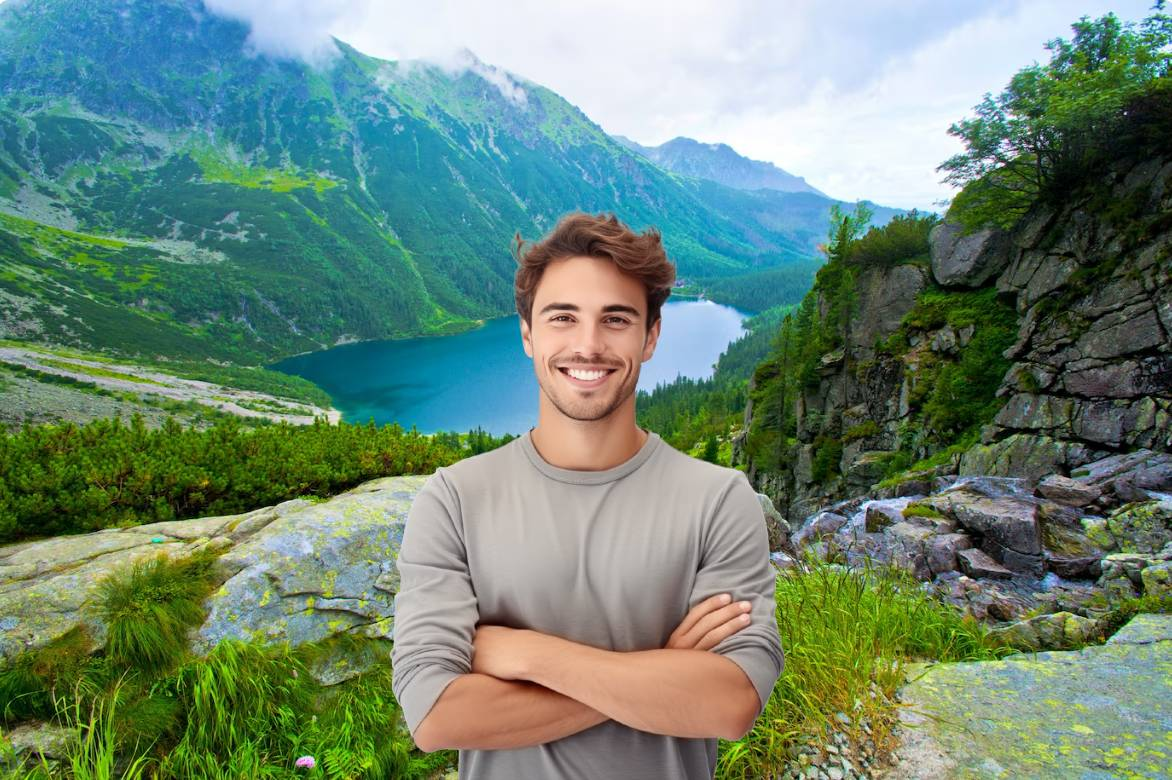
#> input picture Portrait_1.jpg, 1172 x 780 px
$ python sobel.py
#> lines starting #> are read from the running program, lines starting #| are printed output that depends on the picture
from PIL import Image
import time
import sys
import math # For sqrt

# Sobel kernels (constants)
SOBEL_X_KERNEL = [
    [-1, 0, 1],
    [-2, 0, 2],
    [-1, 0, 1]
]

SOBEL_Y_KERNEL = [
    [-1, -2, -1],
    [ 0,  0,  0],
    [ 1,  2,  1]
]

# ... (your existing simple_spinner function) ...
def simple_spinner(duration=2, message="Processing"):
    spinner_chars = ['|', '/', '-', '\\']
    end_time = time.time() + duration
    idx = 0
    while time.time() < end_time:
        sys.stdout.write(f"\r{message} {spinner_chars[idx % len(spinner_chars)]} ")
        sys.stdout.flush()
        idx += 1
        time.sleep(0.1)
    sys.stdout.write(f"\r{message} Done!      \n")
    sys.stdout.flush()


def apply_sobel_pil(image_path, threshold_value=None):
    """
    Applies Sobel edge detection using only Pillow and standard Python.
    Args:
        image_path (str): Path to the input image.
        threshold_value (int, optional): If set (0-255), applies binary thresholding
                                         to the magnitude image.
    Returns:
        tuple: (gradient_x_img, gradient_y_img, magnitude_img, thresholded_img or None)
               Returns (None, None, None, None) if an error occurs.
    """
    try:
        original_img = Image.open(image_path)
        img_gray = original_img.convert('L')  # Convert to grayscale
        pixels_gray = img_gray.load()
        width, height = img_gray.size

        # Output dimensions will be smaller due to kernel size and no padding
        out_width, out_height = width - 2, height - 2
        if out_width <= 0 or out_height <= 0:
            print("Image is too small for Sobel operation (kernel size 3x3).")
            return None, None, None, None

        gx_values = [[0 for _ in range(out_width)] for _ in range(out_height)]
        gy_values = [[0 for _ in range(out_width)] for _ in range(out_height)]
        magnitude_values = [[0 for _ in range(out_width)] for _ in range(out_height)]

        print(f"Applying Sobel to {out_width}x{out_height} region...")
        # Convolve with Sobel kernels
        for y_out in range(out_height): # y for output image
            y_in = y_out + 1 # y for input image (center of kernel)
            if y_out % (out_height // 10 or 1) == 0: # Progress update
                 sys.stdout.write(f"\rSobel progress: {int((y_out/out_height)*100)}% ")
                 sys.stdout.flush()

            for x_out in range(out_width): # x for output image
                x_in = x_out + 1 # x for input image (center of kernel)

                gx_sum = 0
                gy_sum = 0
                for ky_idx, ky_row in enumerate(SOBEL_X_KERNEL): # Kernel y
                    for kx_idx, kx_val_gx in enumerate(ky_row):   # Kernel x
                        pixel_val = pixels_gray[x_in + (kx_idx - 1), y_in + (ky_idx - 1)]
                        gx_sum += pixel_val * kx_val_gx
                        gy_sum += pixel_val * SOBEL_Y_KERNEL[ky_idx][kx_idx]

                gx_values[y_out][x_out] = gx_sum
                gy_values[y_out][x_out] = gy_sum
                magnitude_values[y_out][x_out] = math.sqrt(gx_sum**2 + gy_sum**2)
        sys.stdout.write(f"\rSobel progress: 100%      \n")
        sys.stdout.flush()


        # --- Helper to normalize and create an image for display ---
        def _normalize_to_image(data_matrix, w, h, is_gradient_component=False):
            flat_data = [val for row in data_matrix for val in row]
            if not flat_data: return Image.new('L', (w, h), 0)

            img_out = Image.new('L', (w, h))
            pixels_out = img_out.load()

            min_val = min(flat_data)
            max_val = max(flat_data)

            if max_val == min_val:
                # If all values are the same (e.g., flat region)
                # For magnitude, use the value itself (clamped)
                # For Gx/Gy, 0 gradient should be mid-gray (128)
                fill_val = 128 if is_gradient_component and min_val == 0 else int(max(0, min(255, min_val)))
                for r in range(h):
                    for c in range(w):
                        pixels_out[c, r] = fill_val
                return img_out

            for r_idx in range(h):
                for c_idx in range(w):
                    val = data_matrix[r_idx][c_idx]
                    if is_gradient_component: # Scale Gx/Gy from [-max_abs, max_abs] to [0, 255] with 0 at 128
                        # Find true max absolute value across all Gx or Gy for symmetric scaling
                        true_max_abs = max(abs(min_val), abs(max_val))
                        if true_max_abs == 0: # all zero
                            norm_val = 128
                        else:
                            norm_val = int(((val / true_max_abs) * 127.5) + 127.5)
                    else: # For magnitude (always non-negative)
                        norm_val = int(((val - min_val) / (max_val - min_val)) * 255.0)

                    pixels_out[c_idx, r_idx] = max(0, min(255, norm_val)) # Clamp
            return img_out

        gx_image = _normalize_to_image(gx_values, out_width, out_height, is_gradient_component=True)
        gy_image = _normalize_to_image(gy_values, out_width, out_height, is_gradient_component=True)
        magnitude_image = _normalize_to_image(magnitude_values, out_width, out_height)

        thresholded_image = None
        if threshold_value is not None and 0 <= threshold_value <= 255:
            thresholded_image = Image.new('L', (out_width, out_height))
            pixels_thresh_out = thresholded_image.load()
            # Use the already normalized magnitude_image for thresholding
            pixels_mag_in = magnitude_image.load()
            for r in range(out_height):
                for c in range(out_width):
                    pixels_thresh_out[c, r] = 255 if pixels_mag_in[c, r] >= threshold_value else 0

        return gx_image, gy_image, magnitude_image, thresholded_image

    except FileNotFoundError:
        print(f"Error: Image file not found at {image_path}")
        return None, None, None, None
    except Exception as e:
        print(f"An error occurred during Sobel processing: {e}")
        import traceback
        traceback.print_exc() # More detailed error for debugging
        return None, None, None, None


# Your existing function (kept for its original purpose)
def extract_and_print_pixels_with_animation(image_path):
    try:
        img = Image.open(image_path)
        width, height = img.size
        print(f"Image for pixel printing: {image_path}, Size: {width}x{height}")
        simple_spinner(duration=0.5, message="Preparing pixel print")
        print("Starting individual pixel data (first few):")

        pixel_accessor = img.load()
        count = 0
        for y in range(height):
            for x in range(width):
                if count >= 10 : # Print only first 10 for this demo
                    if count == 10: print("... (pixel printing truncated for demo) ...")
                    count+=1
                    continue # skip after 10

                p = pixel_accessor[x, y]
                r_val, g_val, b_val = 0, 0, 0
                hex_color_str = ""

                if isinstance(p, tuple): # RGB or RGBA
                    r_val, g_val, b_val = p[0], p[1], p[2]
                    hex_color_str = "".join(f"{channel:02X}" for channel in p)
                elif isinstance(p, int): # Grayscale
                    r_val = g_val = b_val = p
                    hex_color_str = f"{p:02X}{p:02X}{p:02X}"

                ansi_bg_color = f"\033[48;2;{r_val};{g_val};{b_val}m"
                ansi_reset = "\033[0m"
                print(f"Pixel ({x},{y}): {hex_color_str} {ansi_bg_color}  {ansi_reset} (Original: {p})")
                count+=1


    except FileNotFoundError:
        print(f"Error: Image file not found at {image_path}")
    except Exception as e:
        print(f"An error occurred: {e}")


if __name__ == "__main__":
    # Create a dummy image for testing
    # Make it a bit larger for Sobel to be more meaningful
    dummy_width, dummy_height = 60, 40
    try:
        test_img = Image.new('RGB', (dummy_width, dummy_height), color = 'gray')
#> test_img: PIL image 60x40 RGB; every value is 128
        # Add some shapes for edges
        draw = ImageDraw.Draw(test_img)
        draw.rectangle([(10,5), (dummy_width-10, dummy_height-15)], fill='white', outline='black')
        draw.ellipse([(15,10), (dummy_width-15, dummy_height-20)], fill='blue', outline='yellow')
        test_img.save("temp_sobel_test_image.png")
        image_file = "temp_sobel_test_image.png"
        print(f"Created dummy image: {image_file}")
    except NameError: # ImageDraw might not be imported if user only has basic PIL
        try:
            test_img = Image.new('RGB', (dummy_width, dummy_height), color = (128,128,128)) # gray
            for i in range(10, dummy_width-10): test_img.putpixel((i, dummy_height//2), (255,0,0)) # red line
            test_img.save("temp_sobel_test_image.png")
            image_file = "temp_sobel_test_image.png"
            print(f"Created basic dummy image (ImageDraw not found): {image_file}")
        except Exception as e_create:
            print(f"Could not create dummy image: {e_create}")
            image_file = input("Enter path to your image: ")
    except Exception as e:
        print(f"Could not create dummy image with ImageDraw: {e}")
        image_file = input("Enter path to your image: ")


    image_file = "Portrait_1.jpg"
    # --- 1. Demonstrate your original pixel printing function ---
    print("\n--- Demonstrating Individual Pixel Printing ---")
    extract_and_print_pixels_with_animation(image_file)
#> in extract_and_print_pixels_with_animation, img is the input picture: PIL image 1172x780 RGB; mean R, G, B 107.5, 133.9, 116.1
#| Image for pixel printing: Portrait_1.jpg, Size: 1172x780
#> after the loop in extract_and_print_pixels_with_animation, `for y in range(height):`: count = 914160


    # --- 2. Demonstrate Sobel Edge Detection (using only Pillow) ---
    print("\n\n--- Demonstrating Sobel Edge Detection (Pillow only) ---")
    simple_spinner(duration=0.5, message="Preparing Sobel")

    # Apply Sobel (this might take a while for larger images)
    gx_img, gy_img, mag_img, thresh_img = apply_sobel_pil(image_file, threshold_value=50) # Threshold at 50
#> in apply_sobel_pil, `img_gray = original_img.convert('L')`:
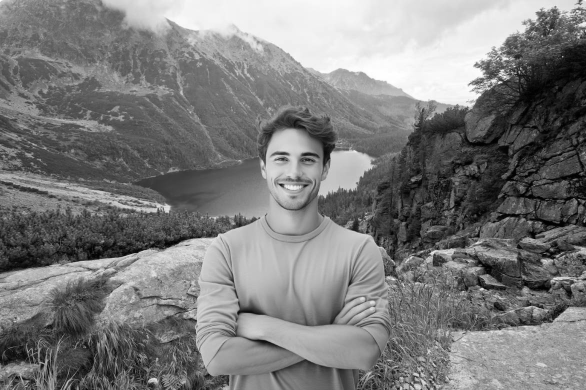
#> img_gray: PIL image 1172x780 L (shown at 1/2 size); min 0, max 255, mean 124
#> after the loop in apply_sobel_pil, `for y_out in range(out_height):`: gx_values = 778 items
#> in _normalize_to_image, `flat_data = [val for row in data_matrix for val in row]`: flat_data = 910260 items
#> in _normalize_to_image, `min_val = min(flat_data)`: min_val = -644
#> in _normalize_to_image, `max_val = max(flat_data)`: max_val = 690
#> in apply_sobel_pil, `gx_image = _normalize_to_image(gx_values, out_width, out_height, is_gr..`:
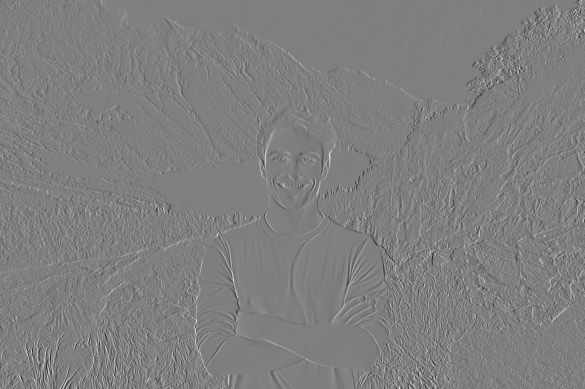
#> gx_image: PIL image 1170x778 L (shown at 1/2 size); min 8, max 255, mean 127
#> in apply_sobel_pil, `gy_image = _normalize_to_image(gy_values, out_width, out_height, is_gr..`:
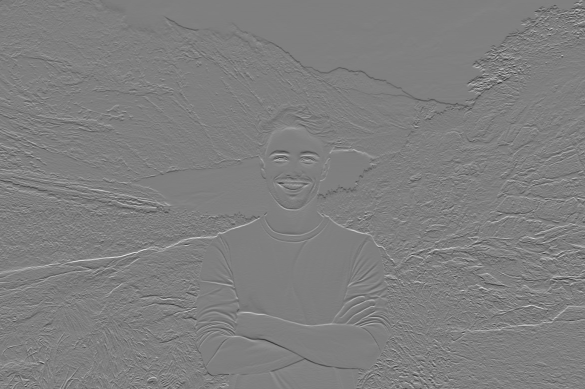
#> gy_image: PIL image 1170x778 L (shown at 1/2 size); min 24, max 255, mean 126.8
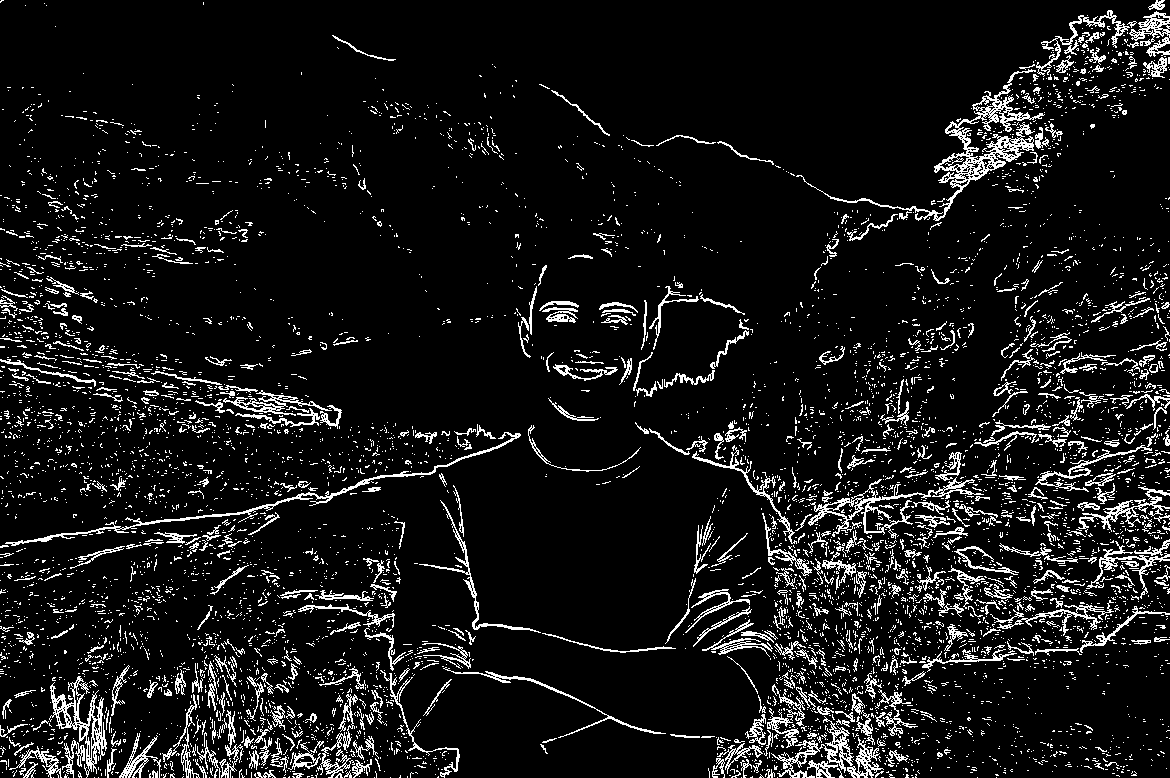
#> thresh_img: PIL image 1170x778 L; 8.7% white in thin lines or dots

    if mag_img:
        print("Sobel processing complete. Displaying results...")
        print("Note: Images will open in your default image viewer.")

        original_for_show = Image.open(image_file)
        original_for_show.show(title="Original Image")

        # Display grayscale version
        img_gray_show = original_for_show.convert('L')
        img_gray_show.show(title="Grayscale Image")

        if gx_img: gx_img.show(title="Sobel Gx (Pillow)")
        if gy_img: gy_img.show(title="Sobel Gy (Pillow)")
        mag_img.show(title="Sobel Magnitude (Pillow) - Edges")
        if thresh_img: thresh_img.show(title="Thresholded Edges (Pillow)")
    else:
        print("Sobel processing failed or image was too small.")

$ run again, with Imu_1.jpg copied over Portrait_1.jpg
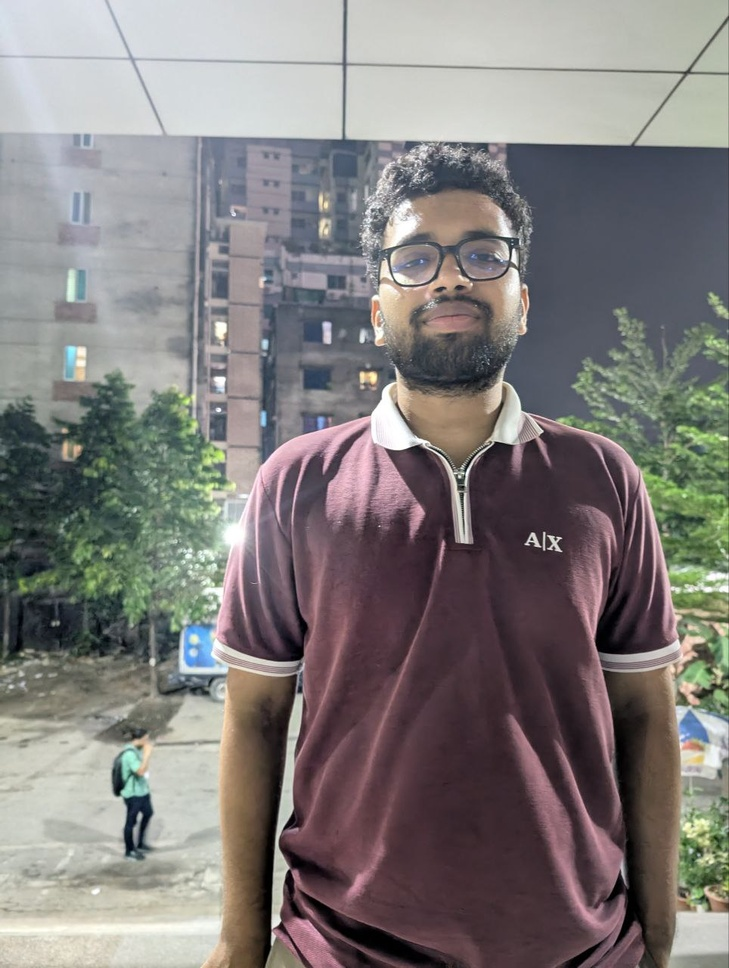
#> input picture Imu_1.jpg, 729 x 968 px, shrunk from 964 x 1280 before the run
#> in extract_and_print_pixels_with_animation, img is the input picture: PIL image 729x968 RGB; mean R, G, B 129, 124.9, 123.6
#| Image for pixel printing: Portrait_1.jpg, Size: 729x968
#> after the loop in extract_and_print_pixels_with_animation, `for y in range(height):`: count = 705672
#> after the loop in apply_sobel_pil, `for y_out in range(out_height):`: gx_values = 966 items
#> flat_data = 702282 items
#> img_out: PIL image 727x966 L; every value is 0
#> min_val = -790
#> max_val = 849
#> in apply_sobel_pil, `gy_image = _normalize_to_image(gy_values, out_width, out_height, is_gr..`:
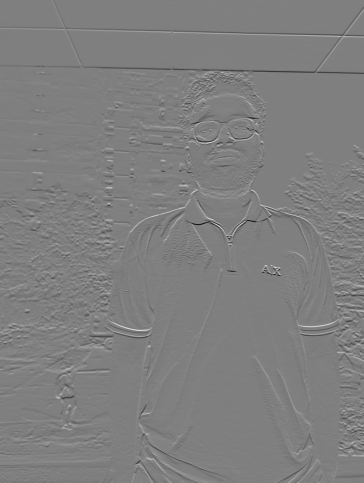
#> gy_image: PIL image 727x966 L (shown at 1/2 size); min 0, max 243, mean 126.9
#> `gx_img, gy_img, mag_img, thresh_img = apply_sobel_pil(image_file, thre..`:
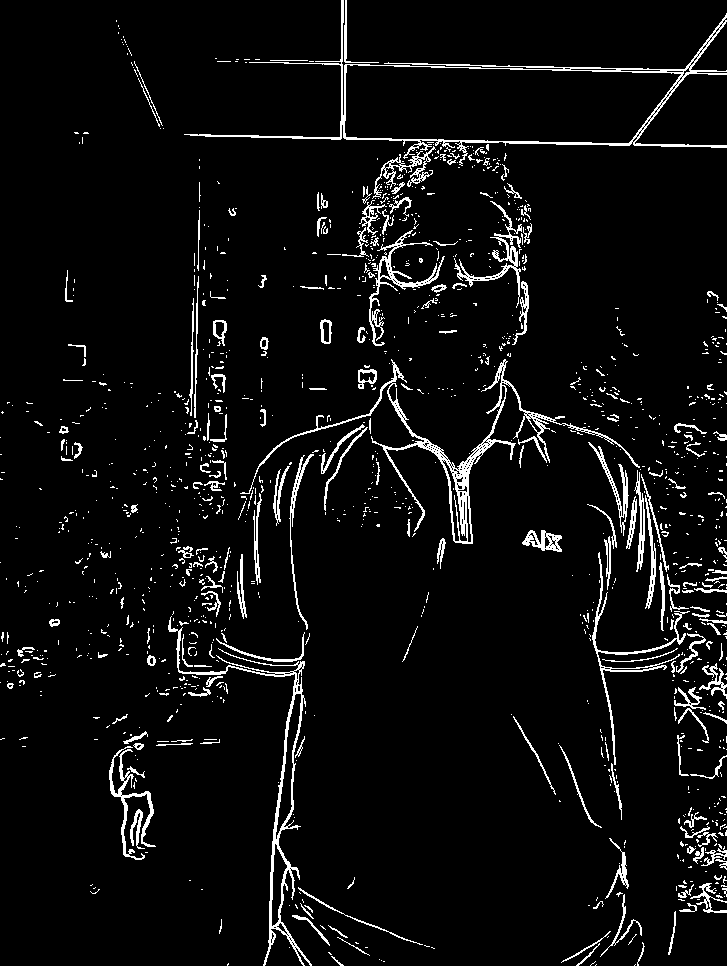
#> thresh_img: PIL image 727x966 L; 5.3% white in thin lines or dots
